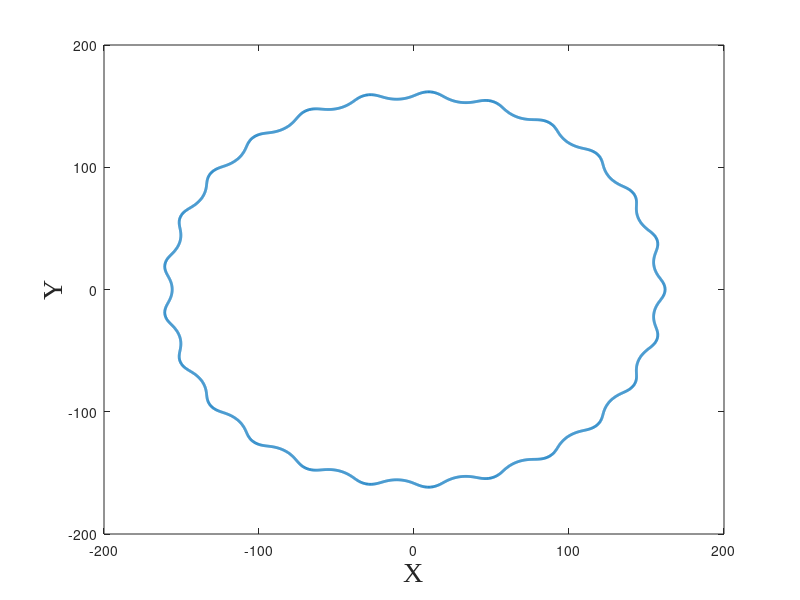

Reproduce this figure in MATLAB. (Note: this script raises an error after producing the figure.)

clear;
clc;
close all;


%%%%%%%%%%%%%%%%%%%%%%%%%%%%%%%%%%%%%%%%%%%%%%%%%%%%%%%%%%%%%%%%%%%%%%%%%%%%%%%%%%%%%%%%%%%%%%%%%%%%%%%%%%%%%%%%%%%%%%%%%%%%%%%%%%%%%%%%%%%%%%%%%%%%%%%%%%%%%%%%%%%%%%%%%%%%%%
%參數
%%%%%%%%%%%%%%%%%%%%%%%%%%%%%%%%%%%%%%%%%%%%%%%%%%%%%%%%%%%%%%%%%%%%%%%%%%%%%%%%%%%%%%%%%%%%%%%%%%%%%%%%%%%%%%%%%%%%%%%%%%%%%%


%       !!!!!!!!!!!!!!!!!!!  (R/N) > E   !!!!!!!!!!!!!!!!!!!!!!

N = 24 ;%Number of rollers
Rr = 9 ;%Radius of the roller
R = 150 ;%Radius of the rollers PCD (Pitch Circle Diamater)
E =3 ;% Eccentricity - offset from input shaft to a cycloidal disk


%%%%%%%%%%%%%%%%%%%%%%%%%%%%%%%%%%%%%%%%%%%%%%%%%%%%%%%%%%%%%%%%%%%%%%%%%%%%%%%%%%%%%%%%%%%%%%%%%%%%%%%%%%%%%%%%%%%%%%%%%%%%%%%%%%%%%%%%%%%%%%%%%%%%%%%%%%%%%%%%%%%%%%%%%%%%%%
%作圖
%%%%%%%%%%%%%%%%%%%%%%%%%%%%%%%%%%%%%%%%%%%%%%%%%%%%%%%%%%%%%%%%%%%%%%%%%%%%%%%%%%%%%%%%%%%%%%%%%%%%%%%%%%%%%%%%%%%%%%%%%%%%%%


CUT = 10;%切割倍數
tick = 20;
SHOW = sprintf("N = %d, Rr = %d, R = %d, E = %d", N, Rr, R, E);


%%%%%%%%%%%%%%%%%%%%%%%%%%%%%%%%%%%%%%%%%%%%%%%%%%%%%%%%%%%%%%%%%%%%%%%%%%%%%%%%%%%%%%%%%%%%%%%%%%%%%%%%%%%%%%%%%%%%%%%%%%%%%%%%%%%%%%%%%%%%%%%%%%%%%%%%%%%%%%%%%%%%%%%%%%%%%%
%計算曲率中心和接觸點
%%%%%%%%%%%%%%%%%%%%%%%%%%%%%%%%%%%%%%%%%%%%%%%%%%%%%%%%%%%%%%%%%%%%%%%%%%%%%%%%%%%%%%%%%%%%%%%%%%%%%%%%%%%%%%%%%%%%%%%%%%%%%%

for i = 1 : 1 : ((360*CUT)+1)

    t(i) = i / (180*CUT) * pi;

    phi(i) = atan(-sin((1+N)*t(i))/((R/(E*N))-cos((1+N)*t(i))));
   
    
    L(i) = (R^2+(E*N)^2-2*R*(E*N)*cos((1+N)*t(i)))^0.5 + Rr;

    X(i) = cos(N*t(i))*E*(N+1) + cos(t(i)-phi(i))*(L(i));
    Y(i) = -sin(N*t(i))*E*(N+1) + sin(t(i)-phi(i))*(L(i));

end


%%%%%%%%%%%%%%%%%%%%%%%%%%%%%%%%%%%%%%%%%%%%%%%%%%%%%%%%%%%%%%%%%%%%%%%%%%%%%%%%%%%%%%%%%%%%%%%%%%%%%%%%%%%%%%%%%%%%%%%%%%%%%%%%%%%%%%%%%%%%%%%%%%%%%%%%%%%%%%%%%%%%%%%%%%%%%%
%繪製擺線輪輪廓
%%%%%%%%%%%%%%%%%%%%%%%%%%%%%%%%%%%%%%%%%%%%%%%%%%%%%%%%%%%%%%%%%%%%%%%%%%%%%%%%%%%%%%%%%%%%%%%%%%%%%%%%%%%%%%%%%%%%%%%%%%%%%%


a = figure('Visible', 'on');
plot(X,Y,'LineWidth',2);
xlabel('X','fontname','Times New Roman','fontsize',20');
ylabel('Y','fontname','Times New Roman','fontsize',20');
title('擺線輪輪廓',SHOW);
axis equal;
xlim([-(R+2*Rr),(R+2*Rr)]);
ylim([-(R+2*Rr),(R+2*Rr)]);
xticks(-2*R:tick:2*R);
yticks(-2*R:tick:2*R);

box on;
grid on;
axis square;